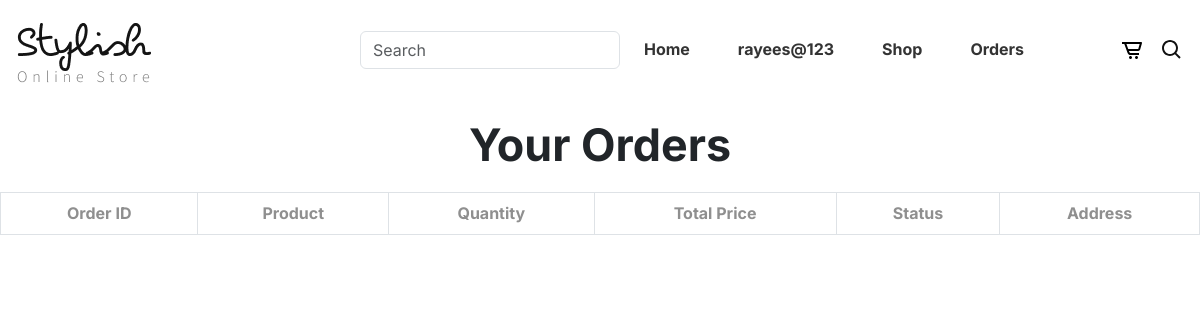
The page /my_orders/ (signed in) on the database as committed earlier.
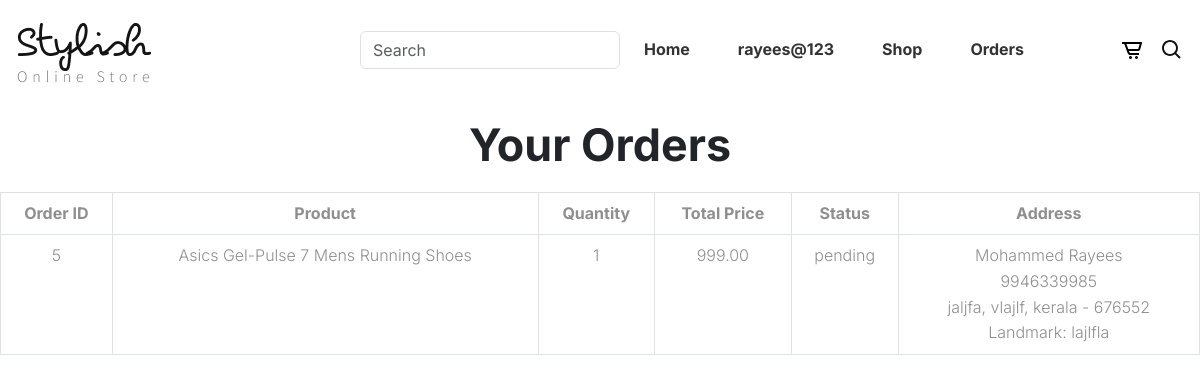
The same page on the database as committed later.
### shop/models.py (models this page shows)
class Product_Purchase(models.Model):
    ADDRESS = models.ForeignKey(Address,on_delete=models.CASCADE)
    PRODUCT = models.ForeignKey(Product,on_delete=models.CASCADE)
    purchase_date = models.DateTimeField(auto_now_add=True)
    quantity = models.IntegerField(default=1)
    total_price = models.DecimalField(max_digits=10, decimal_places=2)
    status = models.CharField(max_length=50, default='Pending')
    payment_status = models.CharField(max_length=50, default='Pending')

class Product(models.Model):
    name = models.CharField(max_length=200)
    price = models.DecimalField(max_digits=10, decimal_places=2)
    description = models.TextField()
    image = models.ImageField(upload_to='products/')
    stock = models.IntegerField()
    created_at = models.DateTimeField(auto_now_add=True)

### accounts/models.py (models this page shows)
class Address(models.Model):
    User = models.ForeignKey(User,on_delete=models.CASCADE)
    full_name = models.CharField(max_length=200)
    phone = models.CharField(max_length=15)
    pincode = models.CharField(max_length=10)
    locality = models.CharField(max_length=200)
    address = models.TextField()
    city = models.CharField(max_length=100)
    state = models.CharField(max_length=100)
    landmark = models.CharField(max_length=200, blank=True, null=True)

### shop/views.py (the view)
# urls.py: path('my_orders/',views.my_orders,name='my_orders'),
def my_orders(request):
    if request.user.is_authenticated:
        user = request.user
        orders = Product_Purchase.objects.filter(ADDRESS__User=user).order_by('-purchase_date')
        return render(request, 'orders.html',{'orders': orders})
    else:
        return redirect('home')

### templates/orders.html
{% extends 'base.html' %}
{% block content %}
<h2 class="text-center my-4">Your Orders</h2>
<table class="table table-bordered text-center">
    <thead>
        <tr>
            <th>Order ID</th>
            <th>Product</th>
            <th>Quantity</th>
            <th>Total Price</th>
            <th>Status</th>
            <th>Address</th>
        </tr>
    </thead>
    <tbody>
        {% for order in orders %}
        <tr>
            <td>{{ order.id }}</td>
            <td>{{ order.PRODUCT.name }}</td>
            <td>{{ order.quantity }}</td>
            <td>{{ order.total_price }}</td>
            <td>{{ order.status }}</td>
            <td>
                {{ order.ADDRESS.full_name }}<br>
                {{ order.ADDRESS.phone }}<br>
                {{ order.ADDRESS.address }}, {{ order.ADDRESS.city }}, {{ order.ADDRESS.state }} - {{ order.ADDRESS.pincode }}<br>
                Landmark: {{ order.ADDRESS.landmark }}
            </td>
        </tr>
        {% endfor %}
    </tbody>
{% endblock %}

Rows that differ between the two databases and show on the page:
added Product_Purchase: id "5", PRODUCT.name "Asics Gel-Pulse 7 Mens Running Shoes", quantity "1", total_price "999.00", status "pending", ADDRESS.full_name "Mohammed Rayees", ADDRESS.phone "9946339985", ADDRESS.address "jaljfa", ADDRESS.city "vlajlf", ADDRESS.state "kerala", ADDRESS.pincode "676552", ADDRESS.landmark "lajlfla"
